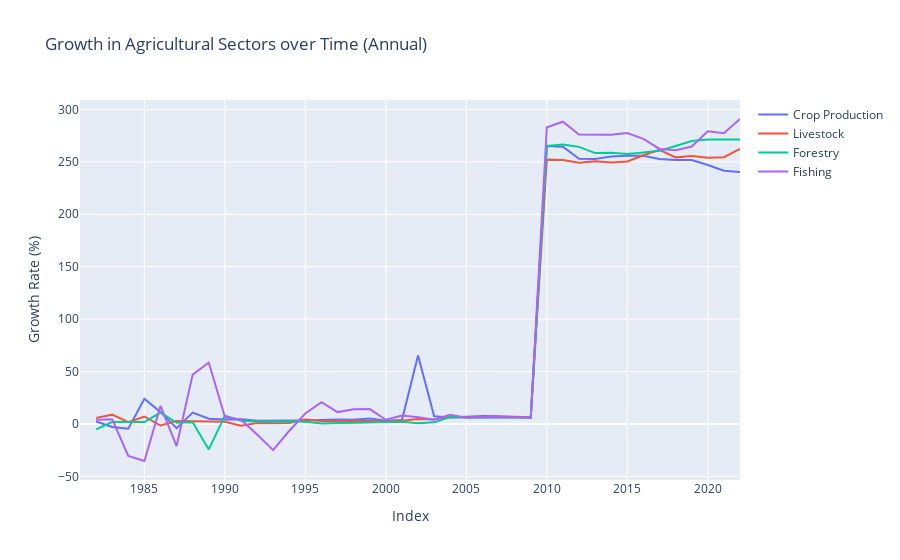
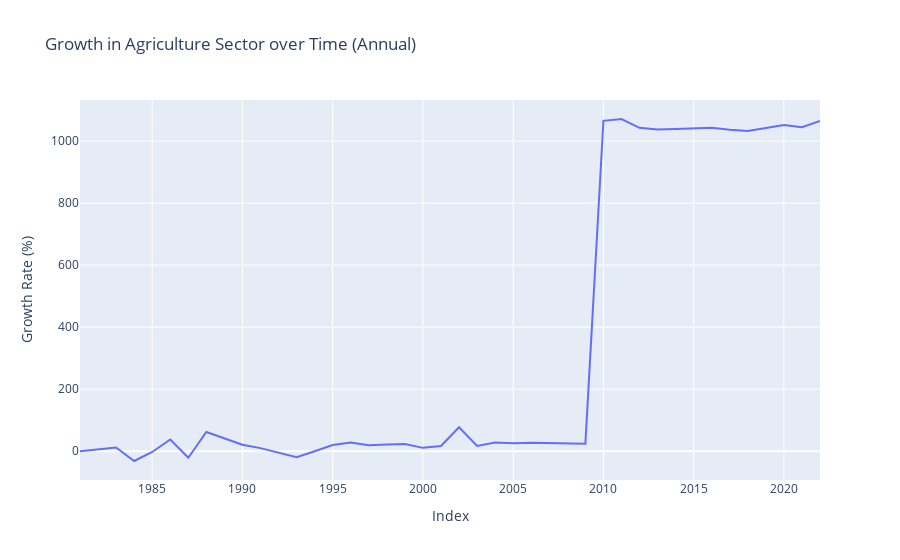

Write notebook code for charts like these, in order.
### Code cell
# Line Plot for each agricultural sector
fig = go.Figure()
fig.add_trace(go.Scatter(x=annual_df.index, y=annual_df['CropProductionGrowth %'], mode='lines', name='Crop Production'))
fig.add_trace(go.Scatter(x=annual_df.index, y=annual_df['LivestockGrowth %'], mode='lines', name='Livestock'))
fig.add_trace(go.Scatter(x=annual_df.index, y=annual_df['ForestryGrowth %'], mode='lines', name='Forestry'))
fig.add_trace(go.Scatter(x=annual_df.index, y=annual_df['FishingGrowth %'], mode='lines', name='Fishing'))
fig.update_layout(title='Growth in Agricultural Sectors over Time (Annual)',
                  xaxis_title='Index', yaxis_title='Growth Rate (%)')
fig.show()

# Line Plot for overall agricultural sector
fig = go.Figure()
fig.add_trace(go.Scatter(x=annual_df.index, y=annual_df['AgricGrowth (%)'], mode='lines', name='Agriculture'))
fig.update_layout(title='Growth in Agriculture Sector over Time (Annual)',
                  xaxis_title='Index', yaxis_title='Growth Rate (%)')
fig.show()

### Figure 1 — Plotly figure (JSON) as saved in the notebook; plotly's stock layout.template omitted (floating-point values rounded to 4 significant figures)
{"data": [{"mode": "lines", "name": "Crop Production", "type": "scatter", "x": [1981, 1982, 1983, 1984, 1985, 1986, 1987, 1988, 1989, 1990, 1991, 1992, 1993, 1994, 1995, 1996, 1997, 1998, 1999, 2000, 2001, 2002, 2003, 2004, 2005, 2006, 2007, 2008, 2009, 2010, 2011, 2012, 2013, 2014, 2015, 2016, 2017, 2018, 2019, 2020, 2021, 2022], "y": [null, 2.28, -2.87, -4.54, 23.98, 11.29, -4, 10.8, 5, 4.35, 4.5, 3, 2.9, 3, 3.4, 3.79, 4.3, 3.9, 5.24, 3, 3.8, 65.26, 7.38, 6.19, 7.13, 7.49, 7.25, 6.22, 5.83, 265.1, 264.5, 253.0, 252.6, 255.1, 255.9, 255.8, 252.7, 251.9, 251.8, 247.0, 241.6, 240.3]}, {"mode": "lines", "name": "Livestock", "type": "scatter", "x": [1981, 1982, 1983, 1984, 1985, 1986, 1987, 1988, 1989, 1990, 1991, 1992, 1993, 1994, 1995, 1996, 1997, 1998, 1999, 2000, 2001, 2002, 2003, 2004, 2005, 2006, 2007, 2008, 2009, 2010, 2011, 2012, 2013, 2014, 2015, 2016, 2017, 2018, 2019, 2020, 2021, 2022], "y": [null, 5.77, 8.86, 1.67, 7.11, -1.51, 2.8, 2.5, 2, 2, -1.6, 0.9, 0.6, 1, 4.2, 2.9, 2.5, 2.7, 2.8, 2.3, 3, 4.81, 4.19, 6.5, 6.76, 6.9, 6.93, 6.8, 6.48, 252.1, 251.8, 249.2, 250.5, 249.5, 250.4, 256.4, 261.4, 254.3, 255.6, 253.9, 254.5, 262.4]}, {"mode": "lines", "name": "Forestry", "type": "scatter", "x": [1981, 1982, 1983, 1984, 1985, 1986, 1987, 1988, 1989, 1990, 1991, 1992, 1993, 1994, 1995, 1996, 1997, 1998, 1999, 2000, 2001, 2002, 2003, 2004, 2005, 2006, 2007, 2008, 2009, 2010, 2011, 2012, 2013, 2014, 2015, 2016, 2017, 2018, 2019, 2020, 2021, 2022], "y": [null, -5.12, 1.85, 1.87, 1.81, 10.9, 1.15, 1.51, -24.29, 7.87, 3, 2.3, 2, 2.6, 2.2, 0.5, 0.9, 1.21, 1.3, 1.5, 1.99, 0.7, 1.5, 6.5, 5.92, 6.02, 6.12, 6.1, 5.85, 265.1, 266.6, 264.3, 258.4, 258.8, 257.5, 258.9, 260.5, 265.2, 270.0, 271.4, 271.4, 271.4]}, {"mode": "lines", "name": "Fishing", "type": "scatter", "x": [1981, 1982, 1983, 1984, 1985, 1986, 1987, 1988, 1989, 1990, 1991, 1992, 1993, 1994, 1995, 1996, 1997, 1998, 1999, 2000, 2001, 2002, 2003, 2004, 2005, 2006, 2007, 2008, 2009, 2010, 2011, 2012, 2013, 2014, 2015, 2016, 2017, 2018, 2019, 2020, 2021, 2022], "y": [null, 3.94, 4.37, -30.57, -35.35, 17.15, -21.08, 47.08, 58.57, 6.83, 4.01, -10, -25, -6.5, 10, 20.8, 11.3, 14.11, 14.19, 4, 8, 6.33, 4.06, 8.66, 6.02, 6.54, 6.58, 6.57, 6.17, 282.9, 288.3, 276.2, 276.1, 275.9, 277.5, 272.0, 262.3, 261.2, 264.7, 279.3, 277.3, 290.9]}], "layout": {"title": {"text": "Growth in Agricultural Sectors over Time (Annual)"}, "xaxis": {"title": {"text": "Index"}}, "yaxis": {"title": {"text": "Growth Rate (%)"}}}}

### Figure 2 — Plotly figure (JSON) as saved in the notebook; plotly's stock layout.template omitted (floating-point values rounded to 4 significant figures)
{"data": [{"mode": "lines", "name": "Agriculture", "type": "scatter", "x": [1981, 1982, 1983, 1984, 1985, 1986, 1987, 1988, 1989, 1990, 1991, 1992, 1993, 1994, 1995, 1996, 1997, 1998, 1999, 2000, 2001, 2002, 2003, 2004, 2005, 2006, 2007, 2008, 2009, 2010, 2011, 2012, 2013, 2014, 2015, 2016, 2017, 2018, 2019, 2020, 2021, 2022], "y": [0, 6.87, 12.21, -31.57, -2.45, 37.83, -21.13, 61.89, 41.28, 21.05, 9.91, -3.8, -19.5, 0.1, 19.8, 27.99, 19, 21.92, 23.53, 10.8, 16.79, 77.1, 17.13, 27.85, 25.83, 26.95, 26.88, 25.69, 24.33, 1065.0, 1071.0, 1043.0, 1038.0, 1039.0, 1041.0, 1043.0, 1037.0, 1033.0, 1042.0, 1052.0, 1045.0, 1065.0]}], "layout": {"title": {"text": "Growth in Agriculture Sector over Time (Annual)"}, "xaxis": {"title": {"text": "Index"}}, "yaxis": {"title": {"text": "Growth Rate (%)"}}}}
